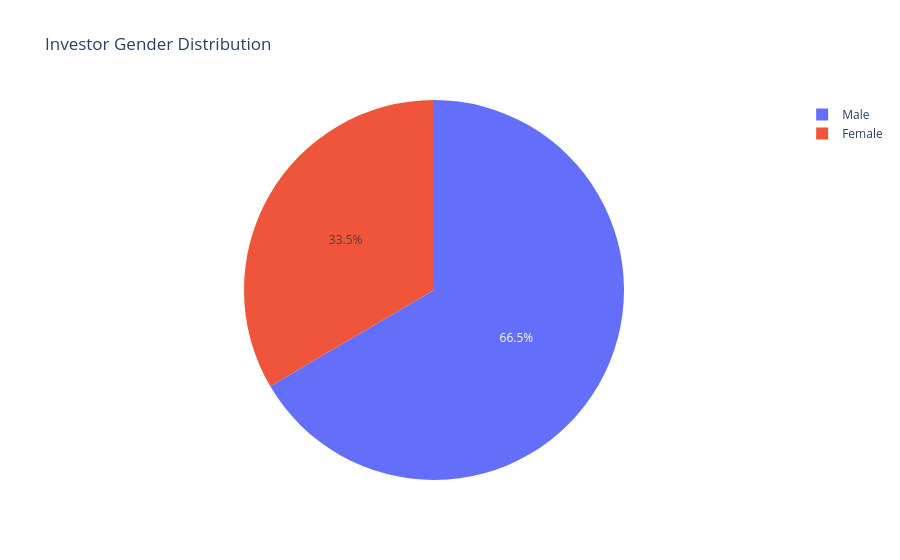

The code cell stored with this chart in its notebook:
### Markdown cell above
Finding 2(EDA)

### Code cell
import pandas as pd
import plotly.express as px

transactions = pd.read_csv("../data/processed/investor_transactions_clean.csv")

gender_counts = transactions["gender"].value_counts()

fig = px.pie(
    values=gender_counts.values,
    names=gender_counts.index,
    title="Investor Gender Distribution"
)

fig.show()

### Figure 1 — Plotly figure (JSON) as saved in the notebook; plotly's stock layout.template omitted (floating-point values rounded to 4 significant figures)
{"data": [{"domain": {"x": [0, 1], "y": [0, 1]}, "hovertemplate": "label=%{label}<br>value=%{value}<extra></extra>", "labels": ["Male", "Female"], "legendgroup": "", "name": "", "showlegend": true, "type": "pie", "values": [21809, 10969]}], "layout": {"legend": {"tracegroupgap": 0}, "title": {"text": "Investor Gender Distribution"}}}
